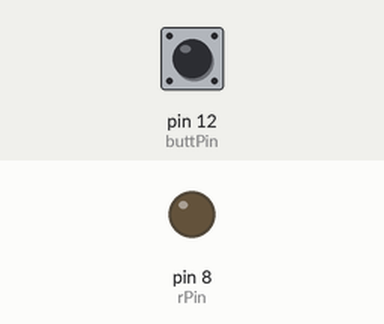
The sketch below on a simulated Arduino Uno, built with avr-gcc and run on an emulated ATmega328P. Shown: output pins drawn as LEDs (lit = HIGH). Inputs (shaded band) come from the test bench; at power-on: pin 12 (buttPin) LOW. What the sketch prints to the serial monitor is not drawn.

Above: at 1.2 s.
1.3 s: pin 12 (buttPin) pulled HIGH for 0.15 s
At 2.5 s:
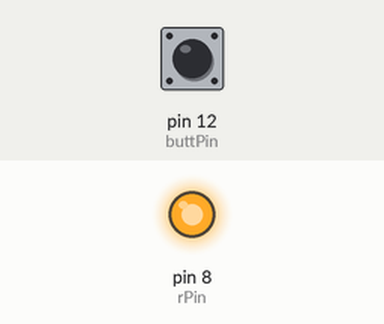
2.9 s: pin 12 (buttPin) pulled HIGH for 1 s
At 3.9 s:
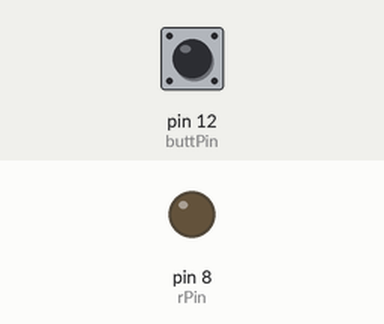
5.4 s: pin 12 (buttPin) pulled HIGH for 3.2 s
At 5.8 s:
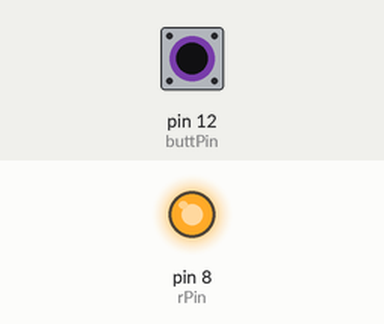
Timing chart, 0 to 8.4 s (numbered marks = the images above; inputs shaded):
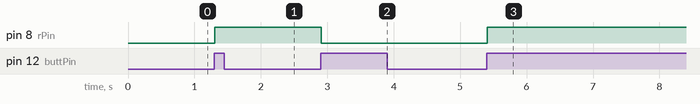

Measured:
- after the input at 1.3 s, pin 8 (rPin): LOW → HIGH at once
- after the input at 2.9 s, pin 8 (rPin): HIGH → LOW at once
- after the input at 5.4 s, pin 8 (rPin): LOW → HIGH at once

The sketch:

ToggleSwitch.ino
```cpp
//Push Buttons

int rPin = 8;
int buttPin = 12;
int buttPin2 = 11;


int dt = 10000;

int LEDState = 0;
int buttonNewState;
int buttonOldState = 1 ; // starting state is off


void setup() {
  // put your setup code here, to run once:

    Serial.begin(9600);
    pinMode(rPin,OUTPUT);
    pinMode(buttPin,INPUT);


}

void loop() {
  // put your main code here, to run repeatedly:

  buttonNewState = digitalRead(buttPin);
  Serial.println(buttonNewState);

  if (buttonOldState == 0 && buttonNewState ==1) {

       if (LEDState == 0) {
       digitalWrite(rPin,HIGH);
       LEDState = 1;

       }

        else {

          digitalWrite(rPin,LOW);
          LEDState = 0;

          }
  }

buttonOldState = buttonNewState;

}
```
